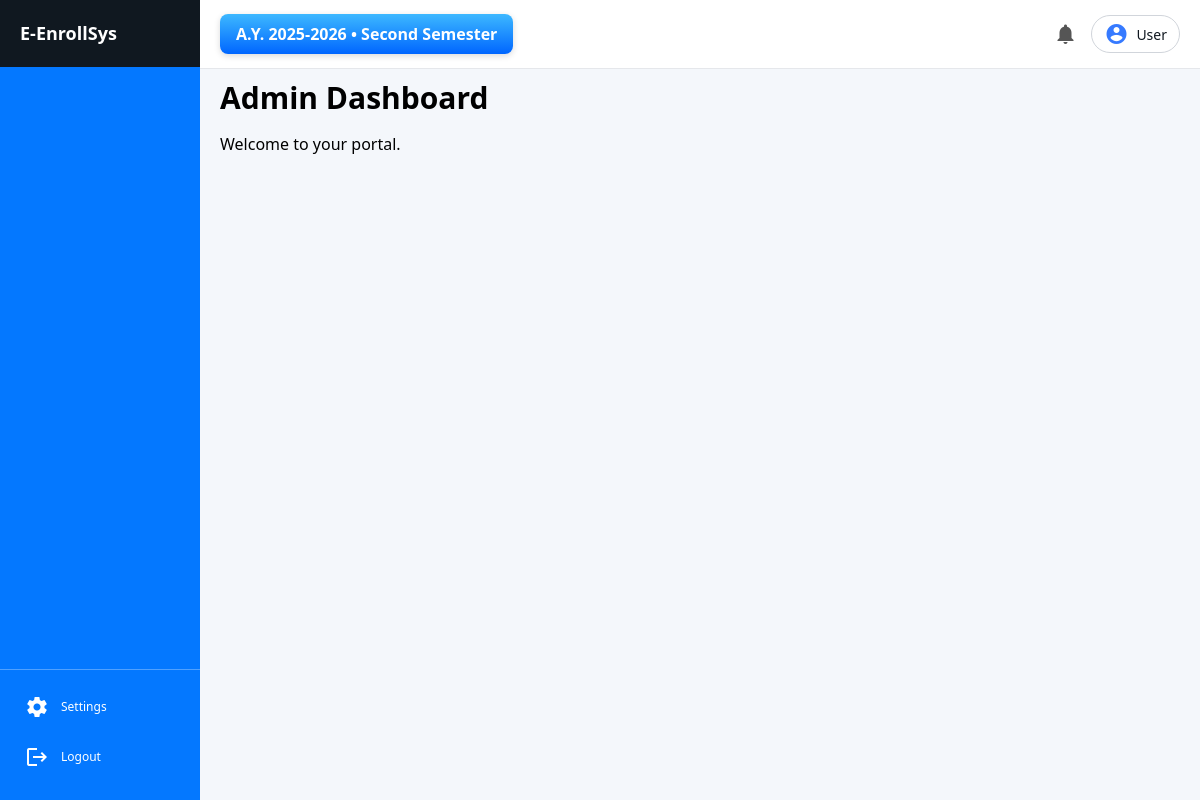
Screenshot of /admin/dashboard.php with the database file from the repository.
### tables this page shows
CREATE TABLE `academic_terms` (
  `id` int(11) NOT NULL,
  `academic_year_id` int(11) DEFAULT NULL,
  `semester` enum('1','2','Mid') NOT NULL,
  `is_active` tinyint(1) DEFAULT 0,
  `created_at` timestamp NOT NULL DEFAULT current_timestamp(),
  `updated_at` timestamp NOT NULL DEFAULT current_timestamp() ON UPDATE current_timestamp(),
  `start_date` date DEFAULT NULL,
  `end_date` date DEFAULT NULL
);

CREATE TABLE `academic_years` (
  `id` int(11) NOT NULL,
  `year_label` varchar(20) NOT NULL,
  `start_date` date NOT NULL,
  `end_date` date NOT NULL,
  `is_active` tinyint(1) DEFAULT 0
);

### includes/sidebar_items.php (called while the page is built, shortened)
<?php
$activePage = $activePage ?? '';
?>

### includes/current_term.php (called while the page is built)
<?php
require_once "../config/db.php";
$sql = "
    SELECT
        at.id AS term_id,
        at.semester,
        at.start_date AS term_start,
        at.end_date AS term_end,
        ay.id AS academic_year_id,
        ay.year_label,
        ay.start_date AS ay_start,
        ay.end_date AS ay_end
    FROM academic_terms at
    INNER JOIN academic_years ay
        ON ay.id = at.academic_year_id
    WHERE at.is_active = 1
      AND ay.is_active = 1
    LIMIT 1
";
$result = $conn->query($sql);
$current_term = $result ? $result->fetch_assoc() : null;

### includes/template.php (the view, shortened to what this page needs)
<?php
require_once "../config/db.php";
require_once "../includes/current_term.php";
$activePage   = $activePage   ?? '';
$main_content = $main_content ?? '';
$username     = $_SESSION['username'] ?? 'User';
$semester_labels = [
    '1'   => 'First Semester',
    '2'   => 'Second Semester',
    'mid' => 'Midyear'
];
$semester_text = $semester_labels[$current_term['semester'] ?? ''] ?? '';
?>
<!DOCTYPE html>
<html lang="en">
<head>
    <script src="https://cdn.tailwindcss.com"></script>
    <link rel="stylesheet" href="../includes/style.css?v=999">
</head>
<body>
<div class="layout">
    <aside class="sidebar">
        <div class="sidebar-header">
            E-EnrollSys
        </div>
        <nav class="menu">
            <?php include "sidebar_items.php"; ?>
        </nav>
        <div class="sidebar-footer">
            <a href="../includes/settings.php" class="menu-item <?= ($activePage === 'Settings') ? 'active' : '' ?>">
                <span class="material-icons sidebar-icon">settings</span>
                Settings
            </a>
            <a href="../auth/login.php" class="menu-item">
                <span class="material-icons sidebar-icon">logout</span>
                Logout
            </a>
        </div>
    </aside>
    <main class="main">
        <header class="topbar">
            <div class="topbar-left">
                <div class="term-display">
                    <?= $current_term
                        ? "A.Y. {$current_term['year_label']} • {$semester_text}"
                        : "No active term"
                    ?>
                </div>
            </div>
            <div class="topbar-right">
                <span class="material-icons notification-icon">notifications</span>
                <div class="user-pill">
                    <span class="material-icons user-icon">account_circle</span>
                    <span class="username"><?= htmlspecialchars($username) ?></span>
                </div>
            </div>
        </header>
        <div class="content-area">
            <?= $main_content ?>
        </div>
    </main>
</div>
</body>
</html>

### includes/style.css (style rules this page uses)
* { margin: 0; padding: 0; box-sizing: border-box; font-family: "Segoe UI", sans-serif; }
body { background: #f4f7fb; }
.layout { display: flex; }
.sidebar { width: 200px; background: #0478FF; color: white; display: flex; flex-direction: column; position: fixed; top: 0; left: 0; height: 100vh; overflow-y: auto; z-index: 1000; }
.sidebar-header { background: #101820; padding: 20px; font-size: 18px; font-weight: 600; }
.menu { flex: 1; padding: 15px 10px; overflow-y: auto; }
.menu-item { display: block; padding: 10px 15px; color: white; text-decoration: none; font-size: 14px; border-radius: 10px; margin-bottom: 6px; transition: background 0.3s; }
.sidebar-footer { margin-top: auto; padding: 15px 10px; border-top: 1px solid rgba(255,255,255,0.3); font-size: 14px; }
.sidebar .menu-item, .sidebar .sidebar-footer a { display: flex; align-items: center; gap: 6px; font-size: 12px; }
.sidebar-icon { font-size: 16px; vertical-align: middle; margin-right: 6px; color: white; }
.main { margin-left: 200px; flex: 1; display: flex; flex-direction: column; }
.topbar { position: fixed; top: 0; left: 200px; right: 0; display: flex; justify-content: space-between; align-items: center; padding: 14px 20px; background-color: #ffffff; border-bottom: 1px solid #e5e7eb; z-index: 999; }
.content-area { margin-top: 60px; padding: 20px; }
.term-display { background: linear-gradient(180deg, #3db8ff, #0066ff); color: white; padding: 8px 16px; border-radius: 8px; font-size: 16px; font-weight: 600; box-shadow: 0 2px 6px rgba(0,0,0,0.15); }
.topbar-right { display: flex; align-items: center; gap: 14px; }
.notification-icon { font-size: 24px; cursor: pointer; color: #555; }
.user-pill { display: flex; align-items: center; gap: 8px; padding: 6px 12px; border: 1px solid #d1d5db; border-radius: 9999px; cursor: pointer; transition: background 0.2s; }
.user-icon { font-size: 28px; color: #367AFF; }
.username { font-size: 14px; font-weight: 500; color: #101820; }

### rows the page displays
academic_terms: academic_year.year_label "2025-2026", semester "Second Semester"

### other values shown
$username "User"
